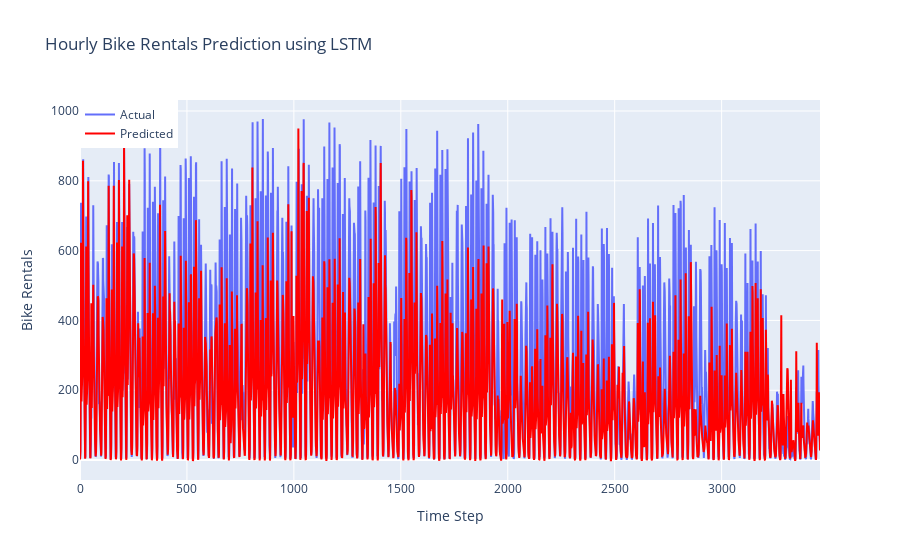

The code cell stored with this chart in its notebook:
### Code cell
import plotly.graph_objects as go

# Create the figure
fig = go.Figure()

# Add actual values trace
fig.add_trace(go.Scatter(x=list(range(len(y_test_actual))), y=y_test_actual.flatten(), mode='lines', name='Actual'))

# Add predicted values trace
fig.add_trace(go.Scatter(x=list(range(len(predictions))), y=predictions.flatten(), mode='lines', name='Predicted', line=dict(color='red')))

# Update layout
fig.update_layout(
    title='Hourly Bike Rentals Prediction using LSTM',
    xaxis_title='Time Step',
    yaxis_title='Bike Rentals',
    legend=dict(x=0, y=1)
)

# Show the figure
fig.show()

### Figure 1 — Plotly figure (JSON) as saved in the notebook; plotly's stock layout.template omitted (floating-point values rounded to 4 significant figures; data arrays with more than 128 entries replaced by an {"elided": "..."} marker saying what was removed)
{"data": [{"mode": "lines", "name": "Actual", "type": "scatter", "x": {"elided": "3461 int values"}, "y": {"elided": "3461 float values"}}, {"line": {"color": "red"}, "mode": "lines", "name": "Predicted", "type": "scatter", "x": {"elided": "3461 int values"}, "y": {"elided": "3461 float values"}}], "layout": {"legend": {"x": 0, "y": 1}, "title": {"text": "Hourly Bike Rentals Prediction using LSTM"}, "xaxis": {"title": {"text": "Time Step"}}, "yaxis": {"title": {"text": "Bike Rentals"}}}}
